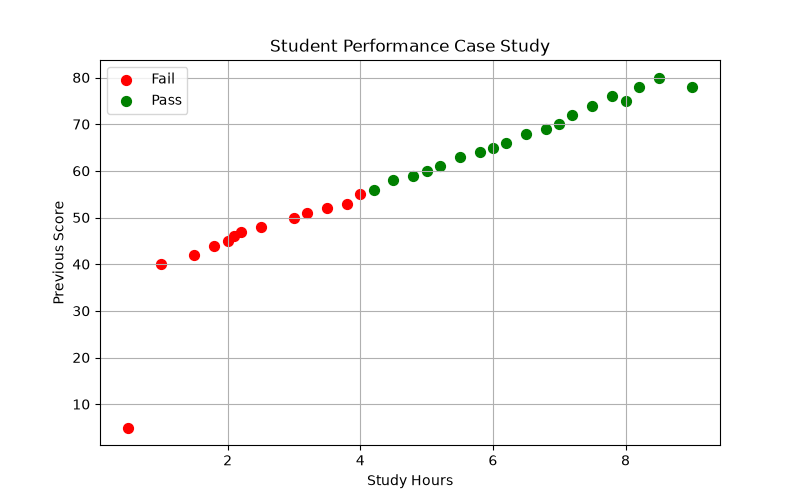

The Python source for this figure:
# Importing required libraries
import os
import pandas as pd
import matplotlib.pyplot as plt
from sklearn.tree import DecisionTreeClassifier
from sklearn.model_selection import train_test_split
from sklearn.metrics import accuracy_score, confusion_matrix, classification_report
# Importing required libraries

# Global variables & Expressions
DATASET_PATH = "student_performance_ml.csv"
BORDER = "-" * 110
# Global variables & Expressions

# Step 14 Start -> Function to generate the classification report for the model's predictions.
def generate_classification_report(model_predicted_result, Y_resultType_test):

    # Generating the classification report for the model's predictions.
    print("Classification Report")
    print(classification_report(Y_resultType_test, model_predicted_result))
    print(BORDER)
# End

# Step 13 Start -> Function to display the confusion matrix for the model's predictions.
def display_confusion_matrix(model_predicted_result, Y_resultType_test):

    # Calculating the confusion matrix for the model's predictions.
    print("Confusion Matrix")
    print(confusion_matrix(Y_resultType_test, model_predicted_result))

    print(BORDER)  

    # Calling the function to generate the classification report for the model's predictions.
    generate_classification_report(model_predicted_result, Y_resultType_test)  
# End

# Step 12 Start -> Function to check the accuracy of the model.
def check_model_accuracy(sp_model, model_predicted_result, 
                         X_studyParams_train, X_studyParams_test, 
                         Y_resultType_train, Y_resultType_test):

    # Calculating the training accuracy of the model using the training data.
    train_accuracy = sp_model.score(X_studyParams_train, Y_resultType_train)
    print("Model Training Accuracy : ", train_accuracy * 100, "%")
    print(BORDER)

    # Calculating the testing accuracy of the model using the testing data.
    test_accuracy = sp_model.score(X_studyParams_test, Y_resultType_test)
    print("Model Testing Accuracy : ", test_accuracy * 100, "%")
    print(BORDER)

    # Calculating the overall accuracy of the model using the testing data.
    model_accuracy = accuracy_score(Y_resultType_test, model_predicted_result)
    print("Overall Model Accuracy : ", model_accuracy * 100, "%")
    print(BORDER)

    # Calling the function to display the confusion matrix for the model's predictions.
    display_confusion_matrix(model_predicted_result, Y_resultType_test)
# End

# Step 11 Start -> Function to test the model.
def test_model(sp_model, 
               X_perfParams_train, 
               X_perfParams_test, 
               Y_resultType_train, 
               Y_resultType_test):

    # Using the trained model to predict the results for the testing data.
    model_predicted_result = sp_model.predict(X_perfParams_test)

    print("Model testing completed successfully...")
    print(BORDER)

    # Calling the function to check the model accuracy using the training and testing data.
    check_model_accuracy(sp_model, model_predicted_result, 
                         X_perfParams_train, X_perfParams_test, 
                         Y_resultType_train, Y_resultType_test)
# End

# Step 10 Start -> Function to train the model.
def train_model(X_perfParams_train, 
                X_perfParams_test, 
                Y_resultType_train, 
                Y_resultType_test):

    # Creating an instance of DecisionTreeClassifier with a maximum depth of 3.
    # The max_depth parameter limits the depth of the tree to prevent overfitting.
    # The DecisionTreeClassifier is a machine learning model that can be used for classification tasks.
    # Overfitting means if trainning accuracy is very high & testing accuracy is low 
    # which means model fails on unseen data.
    sp_model = DecisionTreeClassifier(max_depth = 3)

    # Fitting the model to the training data using the fit() method.
    sp_model.fit(X_perfParams_train, Y_resultType_train)

    print("Model trained successfully...")
    print(BORDER)

    # Calling the function to test the model using the testing data and evaluate its performance.
    test_model(sp_model, X_perfParams_train, X_perfParams_test, Y_resultType_train, Y_resultType_test)
# End

# Step 8 Start -> Function to get the independent and dependent data from the dataset.
def get_independent_dependent_data(df):
    print("Generating independent and dependent data....")

    # Defining the independent columns which will be used to 
    # predict the dependent column "FinalResult"
    independent_columns = [
        "StudyHours", 
        "Attendance",
        "PreviousScore",
        "AssignmentsCompleted",
        "SleepHours"
        ]

    # Creating a new DataFrame 'perf_parameters' that contains only the 
    # independent columns from the original DataFrame 'df'.
    perf_parameters = df[independent_columns]

    # Creating a new Series 'result_type' that contains the dependent 
    # column "FinalResult" from the original DataFrame 'df'.
    result_type = df["FinalResult"]

    print("Independent and dependent data generated successfully...")
    print(BORDER)

    # Returning the independent and dependent data for further processing.
    return perf_parameters, result_type
# End

# Step 9 Start -> Function to split the dataset into training and testing sets 
# for building, training & testing the model.
def split_train_test_model(perfParams, resultType):

    # 1. Splitting the dataset into training and testing sets 
    # using train_test_split function from sklearn.
    # 2. The test_size parameter specifies the proportion of the 
    # dataset to include in the test split (0.5 means 50% for testing).
    # 3. The random_state parameter is used for initializing the internal random 
    # number generator, which will decide the splitting of data into train and test indices.
    X_train, X_test, Y_train, Y_test = train_test_split(perfParams, resultType, 
                                                        test_size = 0.5, random_state = 42)
    
    print("Dataset splitted for building, traning & testing the model...")
    print(BORDER)

    # Calling the function to train the model using the training and testing data.
    train_model(X_train, X_test, Y_train, Y_test)
# End

# Step 7 Start -> Function to prepare the dataset for building, training & testing the model.
def do_ops_for_model_prep(df):

    # Calling the function to get the independent and dependent data from the dataset.
    X_perfParams, Y_resultType = get_independent_dependent_data(df)

    # Calling the function to split the dataset into training and testing 
    # sets for building, training & testing the model.
    split_train_test_model(X_perfParams, Y_resultType)
# End

# Step 6 Start -> Function to visualise the dataset using scatter plot.
def visualise_the_dataset(df):

    # .figure() function is used to set the figure size for the plot. 
    # The figsize parameter takes a tuple of two values, 
    # which represent the width and height of the figure in inches.
    plt.figure(figsize = (8, 5))

    # Iterating over every unique category/label in the "FinalResult" column. 
    # Here, it will be 0(Fail) & 1(Pass) 
    for sp in df["FinalResult"].unique():

        # Filtering the main DataFrame 'df' to extract only the rows where 
        # the "FinalResult" matches the current category 'sp', and store them in 'temp'        
        temp = df[df["FinalResult"] == sp]
        plt.scatter(                                        # The scatter will help you draw the scatter plot.
                    temp["StudyHours"],                     # The first parameter shows X axis values which is StudyHours data here in case
                    temp["PreviousScore"],                  # The second parameter shows Y axis values which is PreviousScore data here in case
                    label = "Pass" if sp == 1 else "Fail",  # The label parameter will diplay the Pass & Fail.
                    color = "green" if sp == 1 else "red",  # The color parameter will display the green color for Pass students & Red for Fail students.
                    s = 50                                  # The s parameter will display the size of dots which depicts the data.
                    )

    # This will set the title of scatter plot. 
    # Here it will be "Student Performance Case Study"
    plt.title("Student Performance Case Study")

    # This will set the label for X-axis of scatter plot.
    plt.xlabel("Study Hours")

    # This will set the label for Y-axis of scatter plot.
    plt.ylabel("Previous Score")

    # This will read the labels passed which are passed in .scatter method 
    # and diplay the visual key box
    plt.legend()

    # This will display grid lines inside plot.
    plt.grid()

    # This will display the scatter plot.
    plt.show()

    print("Model visualisation using mathmatical graph representation displayed successfully...")
    print(BORDER)

    # Calling the function to prepare the dataset for building, training & testing the model.
    do_ops_for_model_prep(df)
# End

# Step 5 Start -> Function to check the class distribution in the dataset.                   
def check_class_distribution(df):
    print("Checking class distribution...")
    print("Class distribution (FinalResult)")

    # Checking the class distribution in the dataset.
    print(df["FinalResult"].value_counts())

    print(BORDER)

    # Calling the function to visualise the dataset using scatter plot.
    visualise_the_dataset(df)
# End

# Step 4 Start -> Function to do the data analysis on the dataset.
def do_data_analysis(df):

    print(BORDER)
    print("Checking missing values per column...")

    # This if conditionline will check the missing values per column in the dataset.
    if not df.isnull().values.any():
        print("Dataset has no missing values. Proceeding further...")
        print(BORDER)

    # This elif conditionline will check if the dataset has any missing values.
    elif df.isnull().sum().sum() > 0:
        print("Dataset has missing values. Cleaning the dataset before proceeding further...")

        # This line will drop the rows with missing values from the dataset.
        df = df.dropna()

        print("Dataset cleaned successfully...")
        print(BORDER)

    # Calling the function to check the class distribution in the dataset.
    check_class_distribution(df)
# End

# Step 3 Start -> Function to load the dataset from the given file path.
def load_dataset(file_path):

    # Reading the dataset from the given file path and do the data analysis.
    data_frame = pd.read_csv(file_path)
    print(f"Dataset loaded successfully from path {os.path.abspath(file_path)}")

    # Calling the function to do the data analysis on the dataset.
    do_data_analysis(data_frame)
# End

# Step 2 Start -> Entry point of the script
def main():

    # Checking if dataset file exists at the given path
    if not os.path.exists(DATASET_PATH):
        print("Dataset file not found at path: ", DATASET_PATH)
        print(BORDER)
    else:
        # Loading the dataset.
        load_dataset(DATASET_PATH)
# End

# Step 1 Start -> Starter of the script
if __name__ == "__main__":
    main()
# End
